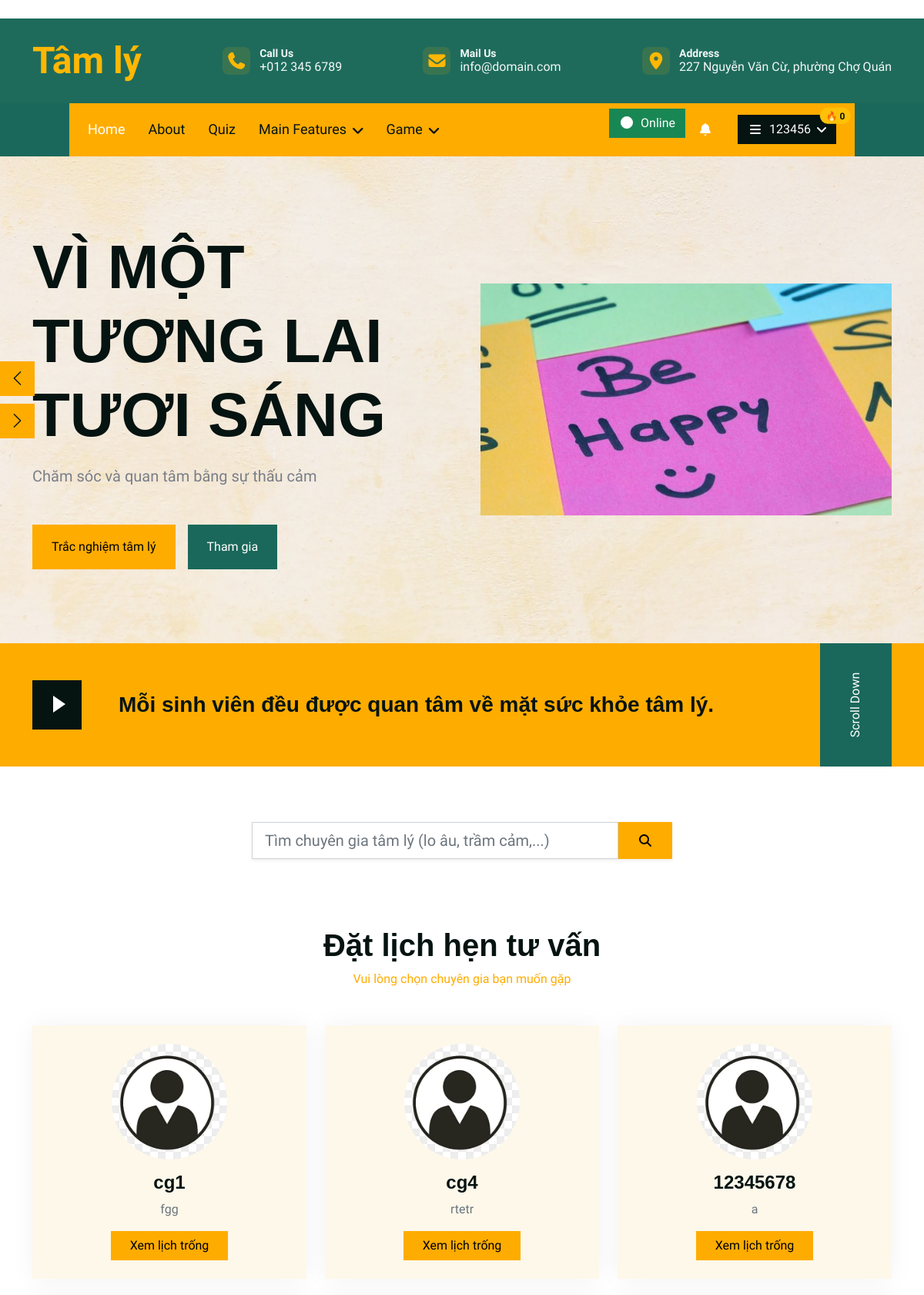
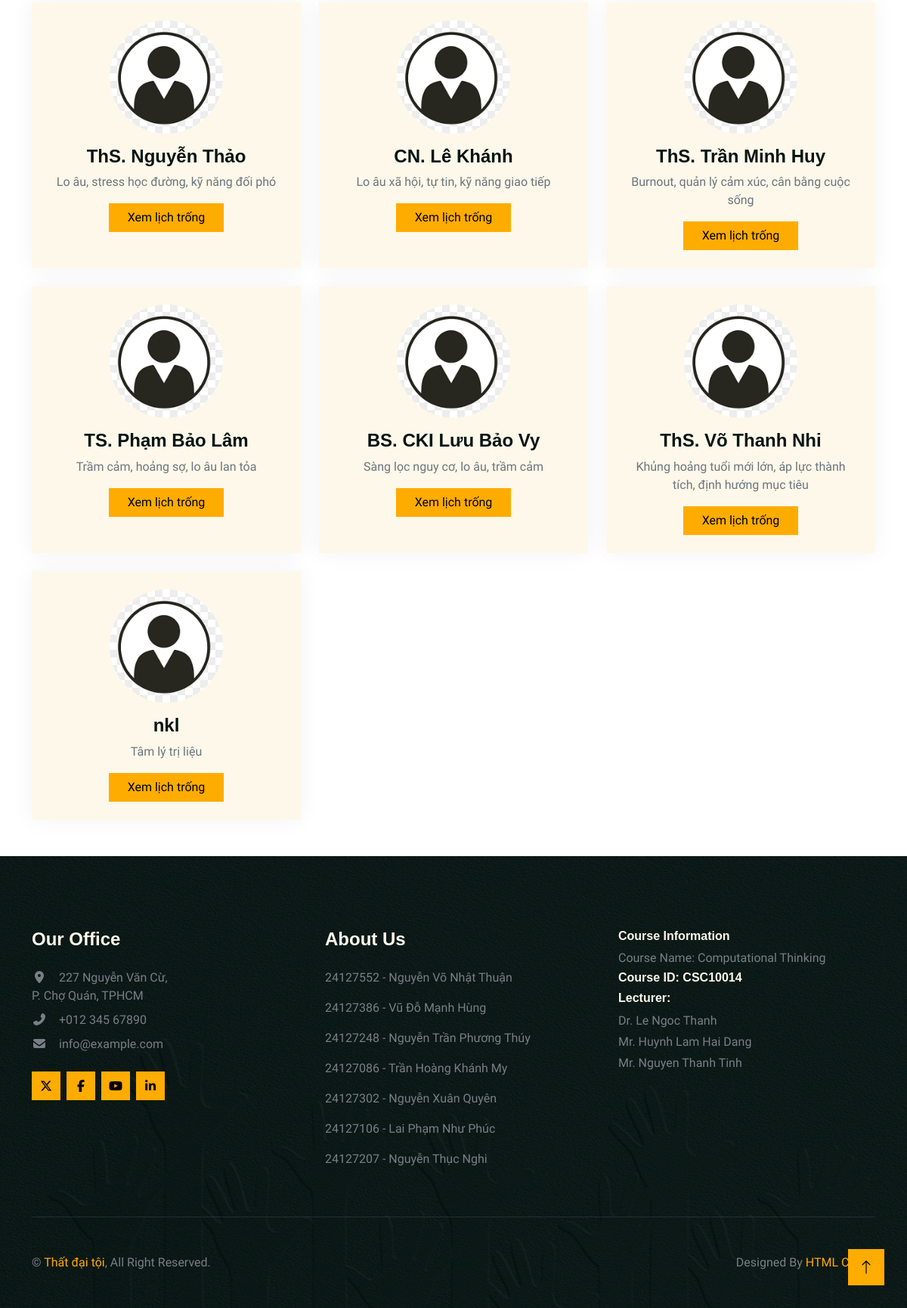
The page /booking/select-therapist (signed in) on the database its author committed (2 pictures, top to bottom).
### models.py (models this page shows)
class ExpertProfile(Base):
    __tablename__ = "expert_profiles"
    user_id = Column(
        Integer,
        ForeignKey("users.id"),
        primary_key=True
    )
    full_name = Column(String(100), nullable=False)
    title = Column(String(100)) #Học hàm
    qualification = Column(String(255)) #Học vị
    specialization = Column(String(255))
    organization = Column(String(255)) #Tổ chức, phòng khám,...
    years_of_experience = Column(Integer)
    verification_status = Column(String, default= "NONE")
    verified_by = Column(Integer, ForeignKey("users.id"), nullable=True)
    verified_at = Column(DateTime)
    bio = Column(Text) #Tiểu sử
    is_active = Column(Boolean, default=True)
    created_at = Column(DateTime, default=func.now())
    updated_at = Column(DateTime, default=func.now(), onupdate=func.now())
    user = relationship("User", back_populates="expert_profile", foreign_keys=[user_id])

### Booking/booking.py (the view)
@booking_bp.route("/select-therapist")
def select_therapist():
    if "user_id" not in session:
        return redirect(url_for("auth.login", next=request.full_path))
    db = TherapySession()
    therapists_objs = (db.query(User)
    .join(ExpertProfile, ExpertProfile.user_id == User.id)
    .options(joinedload(User.expert_profile))
    .filter(User.role == "EXPERT")
    .filter(ExpertProfile.is_active == True)
    .filter(ExpertProfile.verification_status == "VERIFIED")
    .all()
)
    for therapist in therapists_objs:
        print(therapist)
    therapists_list = []
    for therapist in therapists_objs:
        expert_profile = therapist.expert_profile
        therapists_list.append({
            "id": therapist.id,
            "full_name": expert_profile.full_name if expert_profile else "Expert", #Default name
            "image": getattr(expert_profile, "image", None),
            "field": expert_profile.specialization,
        })
    db.close()
    return render_template("booking_list.html", therapists=therapists_list)

### Booking/templates/booking_list.html (shortened to what this page needs)
﻿{% extends "index.html" %}
    {% block content %}
<div class="container py-5">
    <div class="text-center mx-auto mb-5" style="max-width: 500px;">
        <h1 class="display-6">Đặt lịch hẹn tư vấn</h1>
        <p class="text-primary">Vui lòng chọn chuyên gia bạn muốn gặp</p>
    </div>
    <div class="row g-4">
        {% for t in therapists %}
        <div class="col-md-6 col-lg-4">
            <div class="team-item bg-light p-4 text-center h-100">
                {% if t.image %}
                    <img class="img-fluid mb-3 rounded-circle"
                        src="{{ url_for('static', filename=t.image) }}"
                        style="width: 150px; height: 150px; object-fit: cover;"
                        alt="Avatar">
                {% else %}
                    <img class="img-fluid mb-3 rounded-circle"
                        src="{{ url_for('static', filename='img/default-avatar.png') }}"
                        style="width: 150px; height: 150px; object-fit: cover;"
                        alt="Default avatar">
                {% endif %}
                <h4 class="mb-2">{{ t.full_name }}</h4>
                <p class="text-muted mb-3">{{ t.field }}</p>
                <a href="{{ url_for('booking.calendar', therapist_id=t.id) }}" class="btn btn-primary px-4">Xem lịch trống</a>
            </div>
        </div>
        {% endfor %}
    </div>
</div>
{% endblock %}

### static/css/style.css (style rules this page uses)
html, body { font-family: "Be Vietnam Pro", system-ui, -apple-system, "Segoe UI", Roboto, Arial, sans-serif; }
:root { --bs-tertiary: #797E88; }
.btn { transition: .5s; }
.team-item { box-shadow: 0 0 30px rgba(0, 0, 0, .05); transition: .5s; }

### rows shown on the page
ExpertProfile: full_name "cg1", field "fgg"
ExpertProfile: full_name "cg4", field "rtetr"
ExpertProfile: full_name "12345678", field "a"
ExpertProfile: full_name "ThS. Nguyễn Thảo", field "Lo âu, stress học đường, kỹ năng đối phó"
ExpertProfile: full_name "CN. Lê Khánh", field "Lo âu xã hội, tự tin, kỹ năng giao tiếp"
ExpertProfile: full_name "ThS. Trần Minh Huy", field "Burnout, quản lý cảm xúc, cân bằng cuộc sống"
ExpertProfile: full_name "TS. Phạm Bảo Lâm", field "Trầm cảm, hoảng sợ, lo âu lan tỏa"
ExpertProfile: full_name "BS. CKI Lưu Bảo Vy", field "Sàng lọc nguy cơ, lo âu, trầm cảm"
ExpertProfile: full_name "ThS. Võ Thanh Nhi", field "Khủng hoảng tuổi mới lớn, áp lực thành tích, định hướng mục tiêu"
ExpertProfile: full_name "nkl", field "Tâm lý trị liệu"

### other values the page prints
{{ session.get("username") or "Tài khoản" }} "123456"
